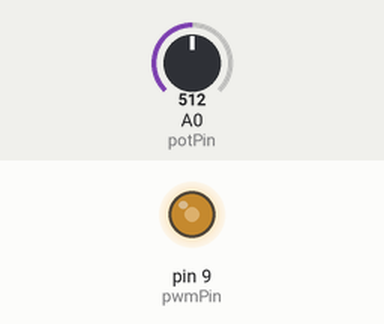
Recording of a sketch running on a simulated Arduino Uno, built with avr-gcc and run on an emulated ATmega328P. Shown: output pins drawn as LEDs (lit = HIGH). The inputs (shaded band) are chosen by the test bench; at power-on: A0 (potPin) = 512.

Above: at 1.2 s.
1.3 s: A0 (potPin) set to 716
At 1.9 s:
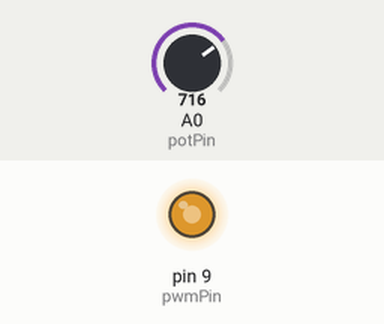
2.8 s: A0 (potPin) set to 900
At 3.2 s:
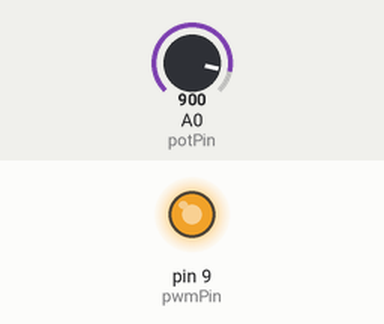
4.3 s: A0 (potPin) set to 122
At 5.4 s:
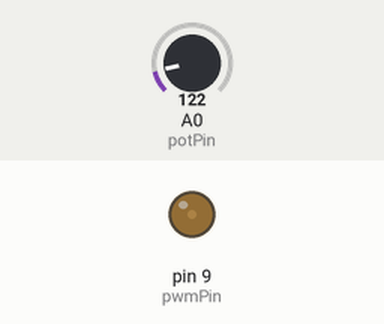
5.8 s: A0 (potPin) set to 0
At 6.7 s:
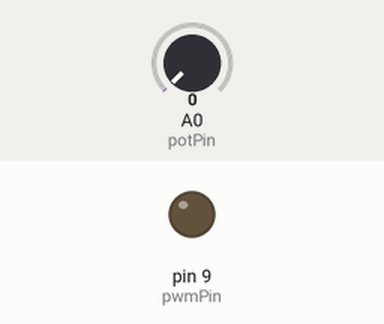
7.3 s: A0 (potPin) set to 511
At 7.7 s:
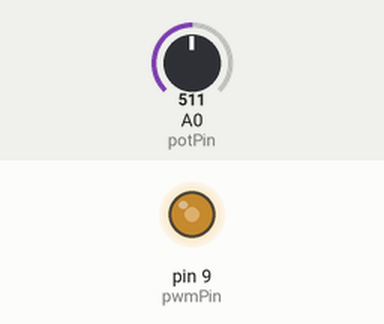
Timing chart, 0 to 9.8 s (numbered marks = the images above; inputs shaded):
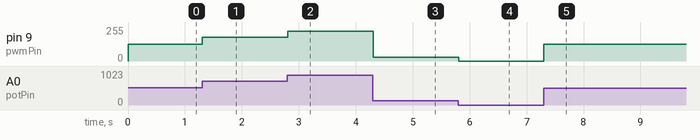

Measured:
- after the input at 1.3 s, pin 9 (pwmPin): 127/255 → 178/255 at once
- after the input at 2.8 s, pin 9 (pwmPin): 178/255 → 224/255 at once
- after the input at 4.3 s, pin 9 (pwmPin): 224/255 → 30/255 at once
- after the input at 5.8 s, pin 9 (pwmPin): 30/255 → 0/255 at once
- after the input at 7.3 s, pin 9 (pwmPin): 0/255 → 127/255 at once

The sketch:

pro-trinket.ino
```cpp
const int potPin = A0;      // Analog pin connected to the potentiometer's middle pin
const int pwmPin = 9;       // Digital PWM pin connected to the TPS61169's CTRL/DIM pin

void setup() {
 pinMode(pwmPin, OUTPUT); // Set the PWM pin as an output
 Serial.begin(9600);      // Initialize serial communication for debugging (optional)
}

void loop() {
 int potValue = analogRead(potPin); // Read the analog value from the potentiometer (0-1023)

 // Map the potentiometer value (0-1023) to the PWM range (0-255)
 int pwmValue = map(potValue, 0, 1023, 0, 255);

 analogWrite(pwmPin, pwmValue); // Write the PWM value to control the TPS61169

 // Optional: Print values to Serial Monitor for verification
// the next printlns are commented, since the Pro Trinket does not have a built in
// serial connections; you have to connect an FTDI cable to achieve serial communication.
/*
 Serial.print("Potentiometer Value: ");
 Serial.print(potValue);
 Serial.print(", PWM Value: ");
 Serial.println(pwmValue);
*/

 delay(10); // Small delay for stable readings
}
```
